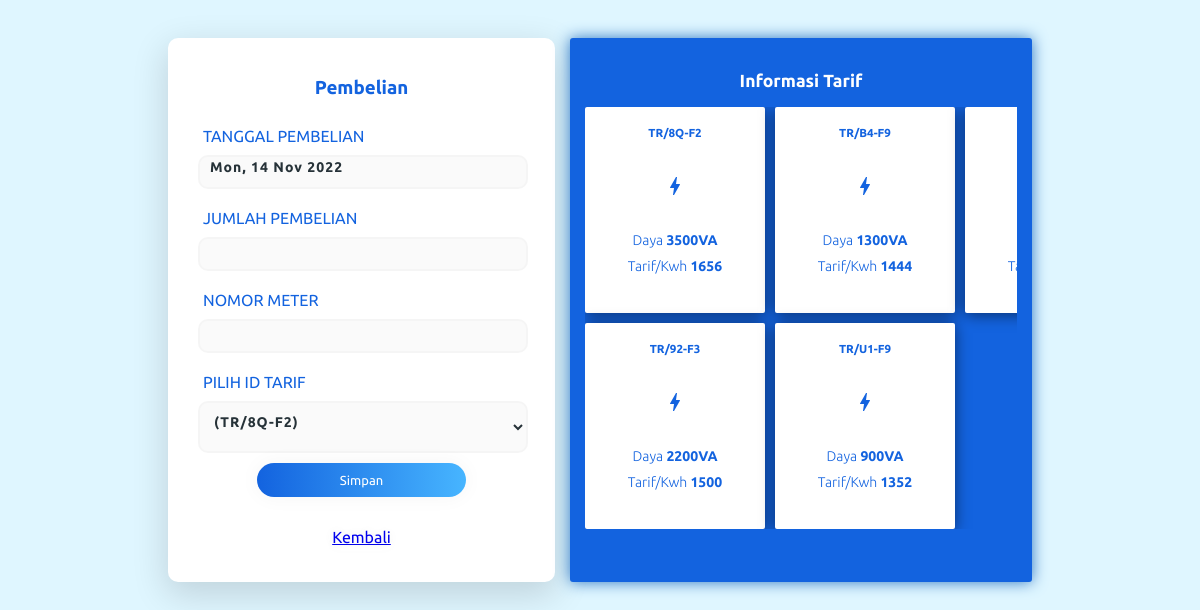
/user/pembelian.php (signed in), run on the app's committed database.
### tables this page shows
CREATE TABLE `tarif` (
  `id` varchar(10) NOT NULL,
  `foto` varchar(255) NOT NULL,
  `daya` varchar(20) NOT NULL,
  `tarifperkwh` varchar(20) NOT NULL
);

### user/pembelian.php (the view, shortened to what this page needs)
<!DOCTYPE html>
<html lang="en">
<head>
    <link rel="stylesheet" href="path/to/font-awesome/css/font-awesome.min.css">
    <link rel="Stylesheet" href="../stylesheet/PembelianCustomer.css">
</head>
<body>
    <div class="mainPembelian">
        <div class="bungkus1">
            <form class="" action="pembelian/struk.php" method="POST">
                <h3    class="judul">Pembelian</h3>
                <label class="ket">TANGGAL PEMBELIAN</label>
                <input class="tglPembelian"    type="text"  name="tanggal" id="tanggal" value="<?php date_default_timezone_set("Asia/Makassar"); echo date("D, d M Y"); ?>" readonly>
                <label class="ket">JUMLAH PEMBELIAN</label>
                <input class="jumlahPembelian" name="jumlahbeli" id="jumlahbeli" type="number"  required>
                <label class="ket">NOMOR METER</label>
                <input class="nomorMeter"      name="nometer" id="nometer" type="number"  required>
                <label  class ="ket">PILIH ID TARIF</label>
                <select class = "idTarif" name="idtarif" id="idtarif">
                    <?php
                    	require('../php/connection.php');
                        $kodetarif = mysqli_query($conn, "SELECT * FROM tarif");
                        while ($p = mysqli_fetch_array($kodetarif)){
                            echo "<option value='$p[id]'>($p[id])</option>";
                        }
                    ?>
                </select>
                <button align="center" type="submit" name="create">Simpan</button>
                <p class="kembali" align="center" ><a href="../index.php">Kembali</a></p>
            </form>
            <div class="bungkus2">
                <h3 class="judul" \>Informasi Tarif</h3>
                <div class="infoTarif">
                    <div class="boxTarif">
                    <?php
                        $sql = mysqli_query($conn, "SELECT * FROM tarif");
                        while ($data = mysqli_fetch_array($sql)){ ?>
                            <div class="isiBoxTarif">
                                <h5><?php echo $data['id'] ?></h5>
                                <span class="material-icons">bolt</span>
                                <ul class="isi">
                                    <li>Daya <strong><?php echo $data['daya'] ?></strong></li>
                                    <li>Tarif/Kwh <strong><?php echo $data['tarifperkwh'] ?></strong></li>
                                </ul>
                            </div>
                        <?php } ?>
                    </div>
                </div>
            </div>
        </div>
    </div>
</body>
</html>

### stylesheet/PembelianCustomer.css (style rules this page uses)
body { background-color: #DFF6FF; }
.mainPembelian { display: flex; flex-direction: column; align-items: center; margin: auto; font-family: 'Ubuntu', sans-serif; width: 80vw; padding: 30px; }
.bungkus1 { display: flex; width: 90%; }
form { background-color: #FFFFFF; display: flex; flex-direction: column; width: 60%; box-shadow: 0px 11px 35px 2px rgba(0, 0, 0, 0.14); color: #1363DF; border-radius: 10px; padding: 20px; }
.judul { text-align: center; }
.tglPembelian, .jumlahPembelian, .nomorMeter, .idTarif { width: 95%; color: rgb(38, 50, 56); font-weight: 700; font-size: 14px; letter-spacing: 1px; background: rgba(136, 126, 126, 0.04); padding: 10px 10px; padding-bottom: 20px; border: none; border-radius: 10px; outline: none; box-sizing: border-box; border: 2px solid rgba(0, 0, 0, 0.02); margin: 10px; font-family: 'Ubuntu', sans-serif; }
.ket { padding-top: 10px; padding-left: 15px; font-family: 'Ubuntu', sans-serif; color: #1363DF; }
input { margin: 5px 15px; height: 25px; }
button { border-radius: 5em; color: #fff; background: linear-gradient(to right, #1363DF, #47B5FF); border: 0; padding-bottom: 10px; padding-top: 10px; font-family: 'Ubuntu', sans-serif; margin-left: 20%; margin-right: 20%; font-size: 13px; box-shadow: 0 0 20px 1px rgba(0, 0, 0, 0.04); }
.kembali { text-shadow: 0px 0px 10px rgba(117, 117, 117, 0.12); color: #8bd7f3; padding-top: 15px; }
.bungkus2 { font-family: 'Ubuntu', sans-serif; display: flex; flex-direction: column; width: 50%; background: #1363DF; color: white; border-radius: 3px; padding: 15px; box-shadow: 0 0 15px rgb(46, 119, 196); font-size: 15px; margin-left: 15px; }
.infoTarif { padding-bottom: 20px; }
.material-icons { width: 25px; margin: 15px; }
.boxTarif { display: grid; grid-template-rows: auto auto; grid-auto-flow: column; overflow-x: scroll; gap: 10px; }
.isiBoxTarif { background-color: #ffffff; box-shadow: 0px 2px 15px 0px rgba(0,0,0,0.5); border-radius: 2px; padding: 0 40px 20px; min-width: 100px; max-width: 100px; color: #1363DF; font-family: 'Ubuntu', sans-serif; font-weight: 700; font-size: 14px; text-align: center; }
.isi { padding: 0; list-style-type: none; }
.isi li { font-weight: 100; padding: 5px 0; font-weight: 100; }

### data on the page
tarif: id "TR/8Q-F2", daya "3500VA", tarifperkwh "1656"
tarif: id "TR/92-F3", daya "2200VA", tarifperkwh "1500"
tarif: id "TR/B4-F9", daya "1300VA", tarifperkwh "1444"
tarif: id "TR/U1-F9", daya "900VA", tarifperkwh "1352"
